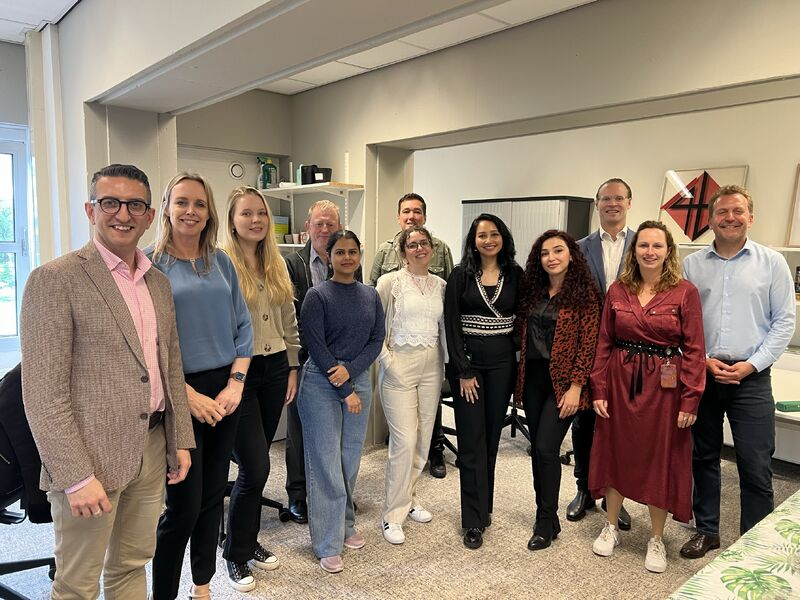
#> input picture CSProject/old-image.jpeg, 800 x 600 px
$ python Project.py
#> lines starting #> are read from the running program, lines starting #| are printed output that depends on the picture
from PIL import Image
import math


def image_to_matrix(image_path):
#> called with image_path = 'old-image.jpeg'
    img = Image.open(image_path)
#> img is the input picture: PIL image 800x600 RGB; mean R, G, B 139.8, 125.2, 111
    w, h = img.size
#> w = 800; h = 600
    matrix = []
    for y in range(h):
        r = []
        for x in range(w):
            pixel = img.getpixel((x, y))
            r.append(pixel)
        matrix.append(r)
#> after the loop, matrix = 600 items

    return matrix

# [13 lines left out: functions img_to_matrix, matrix_transpose, not called in this run]


def matrix_transpose_short(A):
    return [list(i) for i in zip(*A)]


# [7 lines left out: function scalar_multiplication_tuples, not called in this run]


def matrix_to_image(A, output_path):
    h = len(A)
    w = len(A[0]) if h > 0 else 0
    mode = "L" if (type(A[0][0]) == 'int') else "RGB"
    img = Image.new(mode, (w, h))
    for y in range(h):
        for x in range(w):
            img.putpixel((x, y), A[y][x])
    img.save(output_path)

# [7 lines left out: function matrix_addition, not called in this run]


A = [[1, 3, 5],[4, 6, 8],[11, 9, 0]]
B = [[1, 3, 5],[4, 6, 8],[11, 9, 0]]


# [17 lines left out: functions matrix_substraction, mul_matr, not called in this run]


def matrix_transpose(A):
    M = []
    for i in range(len(A[0])):
        M.append(list())
        for j in range(len(A)):
            M[i].append(A[j][i])
    return M

def matrix_transpose_short(A):
    return [i for i in zip(*A)]


# [40 lines left out: functions scalar_multiplication, skew_matrix, rotate_matrix_angle, not called in this run]


image = image_to_matrix("old-image.jpeg")
#> image = 600 items
j= matrix_transpose(image)
#> after the loop in matrix_transpose, `for i in range(len(A[0])):`: M = 800 items
#> j = 800 items
matrix_to_image(j, "new-image.jpeg")
#> in matrix_to_image, `h = len(A)`: h = 800
#> in matrix_to_image, `w = len(A[0]) if h > 0 else 0`: w = 600
#> in matrix_to_image, `mode = "L" if (type(A[0][0]) == 'int') else "RGB"`: mode = 'RGB'
#> in matrix_to_image, `img = Image.new(mode, (w, h))`: img: PIL image 600x800 RGB; every value is 0
#> after the loop in matrix_to_image, `for y in range(h):`:
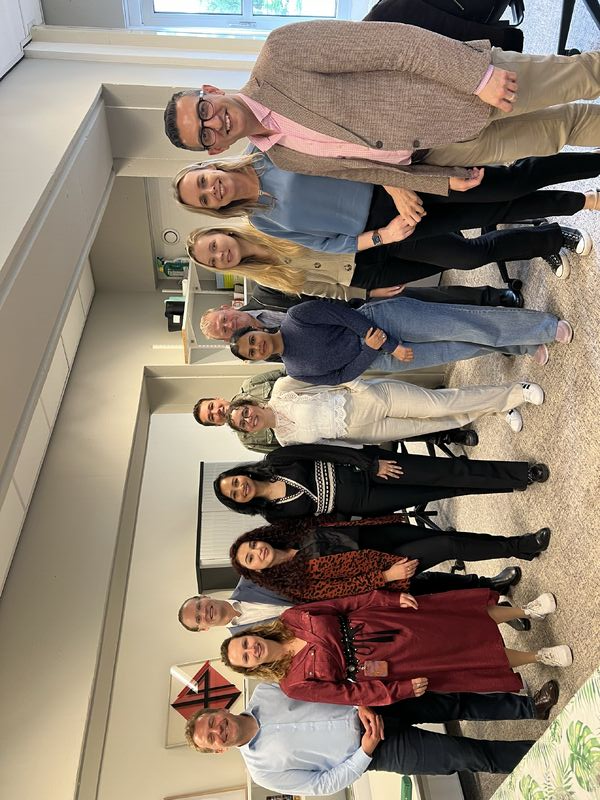
#> img: PIL image 600x800 RGB; mean R, G, B 139.8, 125.2, 111

$ run again, with CSProject/hell.png saved as CSProject/old-image.jpeg
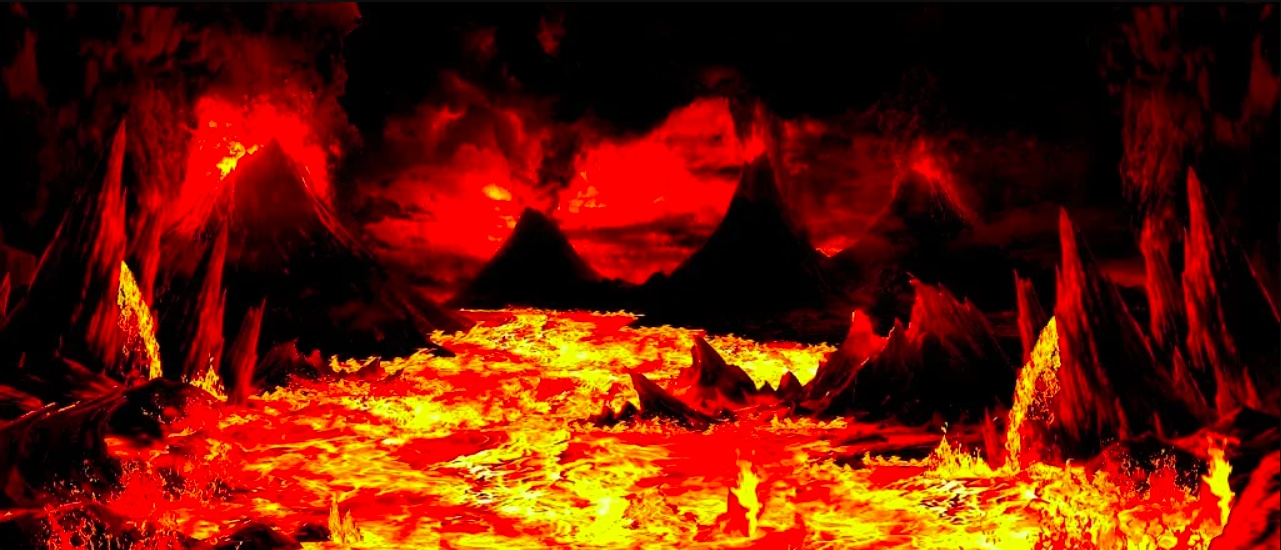
#> input picture CSProject/hell.png, 1281 x 550 px
#> in image_to_matrix, img is the input picture: PIL image 1281x550 RGB; mean R, G, B 102.8, 25.8, 3.3
#> after the loop in image_to_matrix, `for y in range(h):`: matrix = 550 items
#> after the loop in matrix_transpose, `for i in range(len(A[0])):`: M = 1281 items
#> in matrix_to_image, `h = len(A)`: h = 1281
#> in matrix_to_image, `w = len(A[0]) if h > 0 else 0`: w = 550
#> mode = 'RGB'
#> after the loop in matrix_to_image, `for y in range(h):`:
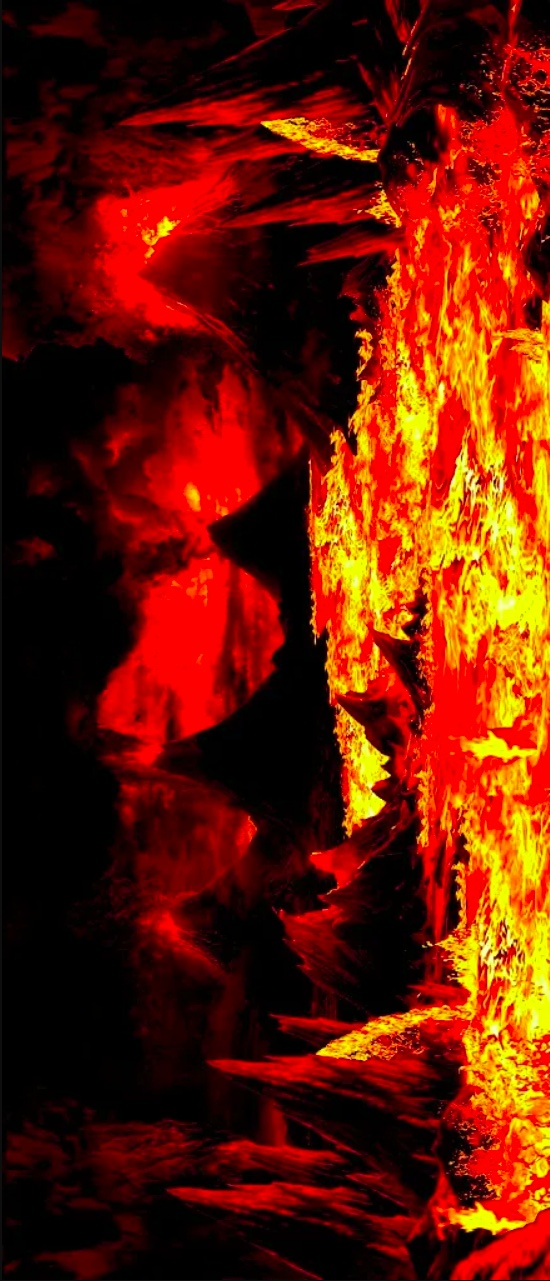
#> img: PIL image 550x1281 RGB; mean R, G, B 102.8, 25.8, 3.3

$ run again, with CSProject/image.png saved as CSProject/old-image.jpeg
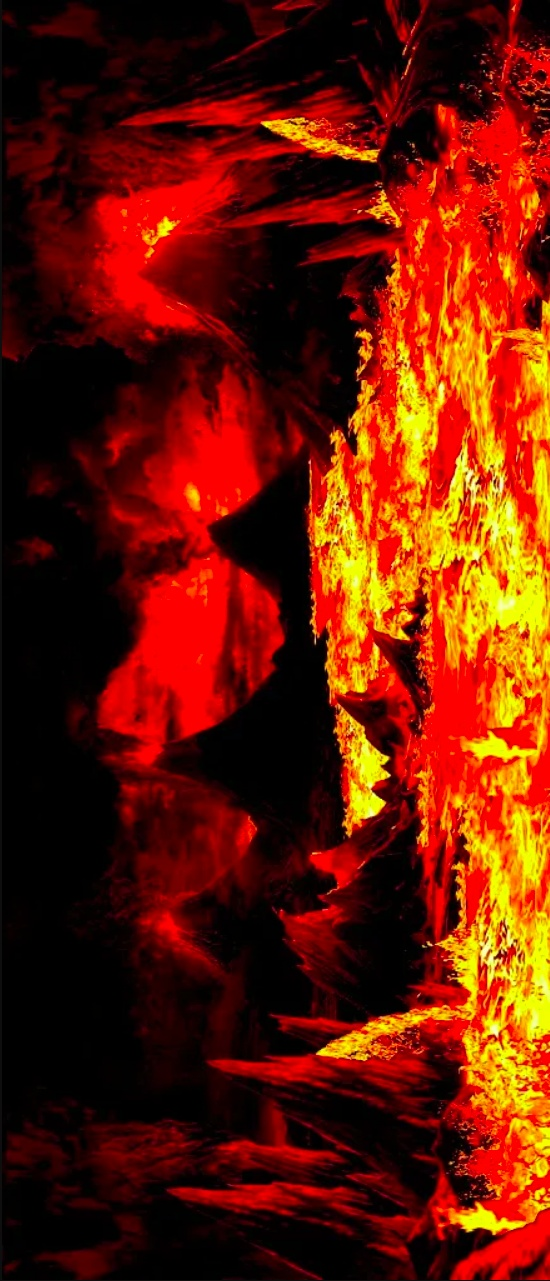
#> input picture CSProject/image.png, 550 x 1281 px
#> in image_to_matrix, img is the input picture: PIL image 550x1281 RGB; mean R, G, B 102.8, 25.8, 3.3
#> after the loop in image_to_matrix, `for y in range(h):`: matrix = 1281 items
#> after the loop in matrix_transpose, `for i in range(len(A[0])):`: M = 550 items
#> in matrix_to_image, `h = len(A)`: h = 550
#> in matrix_to_image, `w = len(A[0]) if h > 0 else 0`: w = 1281
#> mode = 'RGB'
#> after the loop in matrix_to_image, `for y in range(h):`:
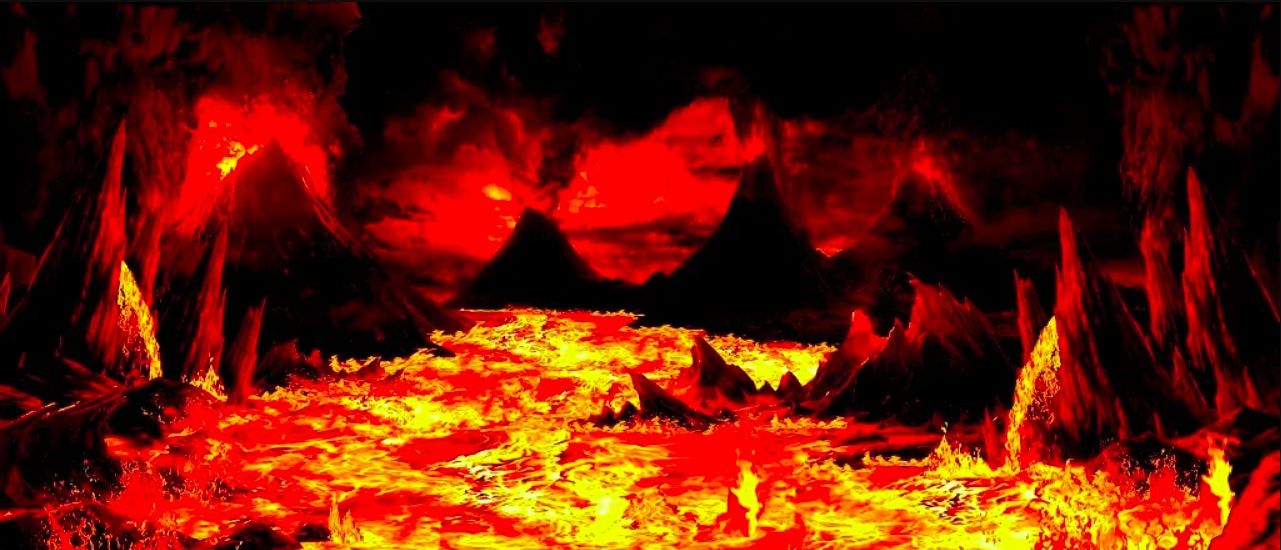
#> img: PIL image 1281x550 RGB; mean R, G, B 102.8, 25.8, 3.3
